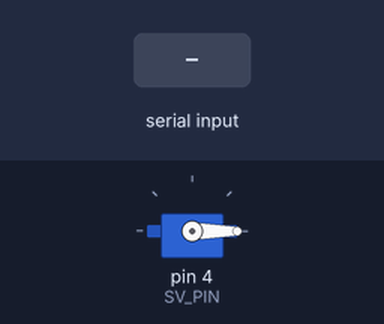
The sketch below on a simulated Arduino Uno, built with avr-gcc and run on an emulated ATmega328P. Parts: servo. The test bench sets the inputs (shaded band). What the sketch prints to the serial monitor is not drawn.

Above: at 1.2 s.
1.3 s: "90,45\n" received over Serial
At 2.37 s:
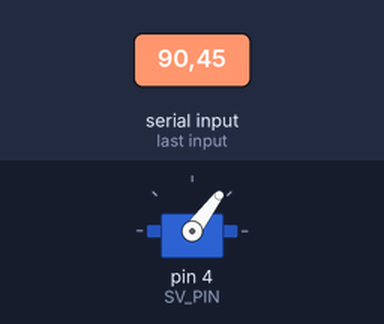
At 3.8 s:
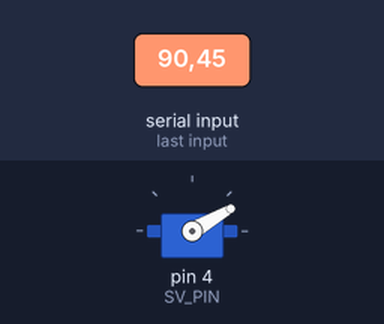
4.3 s: "30,150\n" received over Serial
7.3 s: "200\n" received over Serial
At 8.7 s:
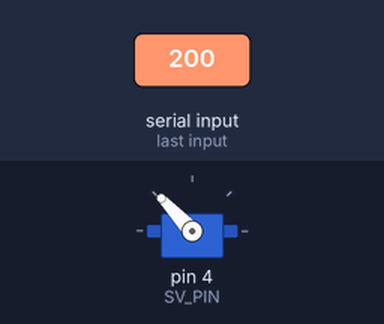
Timing chart, 0 to 10.3 s (numbered marks = the images above; inputs shaded):
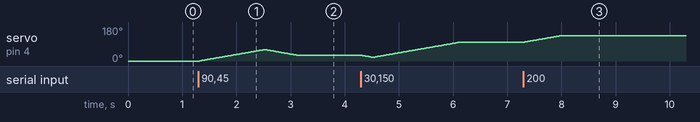

Measured:
- after the input at 1.3 s, servo on pin 4 (SV_PIN): rises from 0° to 60° in 1.2 s, then falls to 30° in 0.62 s
- after the input at 7.3 s, servo on pin 4 (SV_PIN): moves from 100° to 133° over 0.64 s, starting at once

The sketch:

yagura_servo.ino
```cpp
#include <Servo.h>

Servo myservo;
const int SV_PIN = 4;
const bool IS_270_DEGREES = true;

int rawVal = 0;
int targetVal = 0;
int currentVal = 0;
int speedDelay = 20;

void setup() {
  Serial.begin(115200);

  myservo.write(currentVal);
  myservo.attach(SV_PIN, 500, 2400);

  Serial.println("Ready.");
}

void loop() {
  if (Serial.available()) {
    rawVal = Serial.parseInt();

    // 残った改行コードなどを捨てる
    while (Serial.available() > 0) { Serial.read(); }

    if (IS_270_DEGREES) {
      rawVal = constrain(rawVal, 0, 270);
      targetVal = (int)(rawVal * 180.0 / 270.0);
    } else {
      rawVal = constrain(rawVal, 0, 180);
      targetVal = rawVal;
    }

    Serial.print("Move to: ");
    Serial.print(rawVal);

    if (targetVal > currentVal) {
      for (int i = currentVal; i <= targetVal; i++) {
        myservo.write(i);
        delay(speedDelay);
      }
    } else if (targetVal < currentVal) {
      for (int i = currentVal; i >= targetVal; i--) {
        myservo.write(i);
        delay(speedDelay);
      }
    }

    currentVal = targetVal;

    Serial.println(" ... Done.");
  }
}
```
